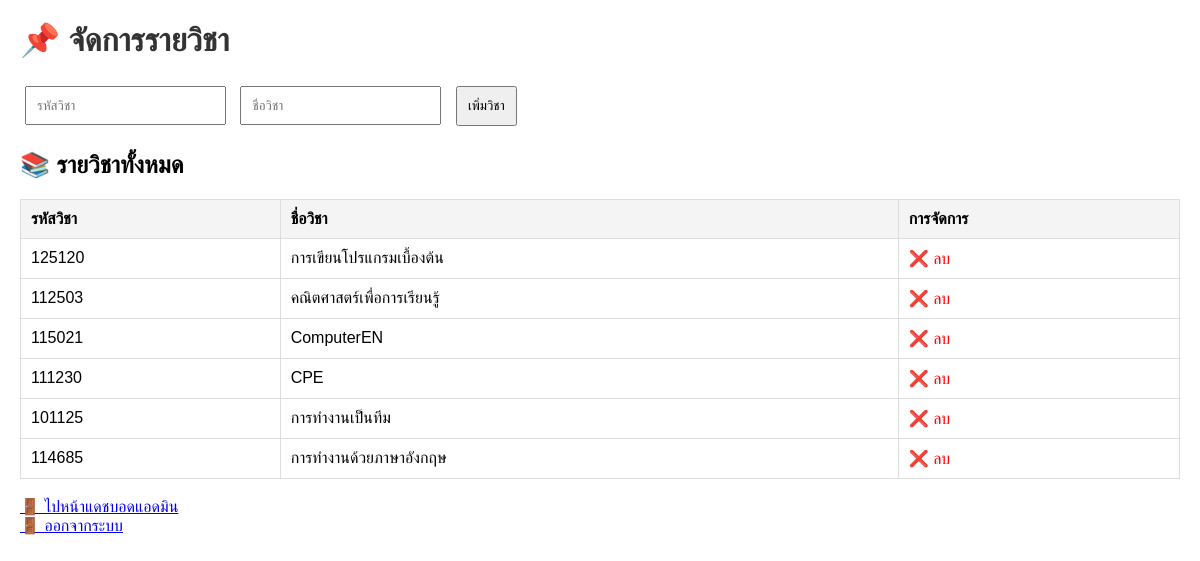
The app's page /admin_courses.php (signed in) with its own data.
### tables this page shows
CREATE TABLE `courses` (
  `course_id` int(11) NOT NULL,
  `course_name` varchar(100) NOT NULL,
  `course_code` varchar(10) NOT NULL,
  `max_students` int(11) NOT NULL,
  `created_at` timestamp NOT NULL DEFAULT current_timestamp()
);

### admin_courses.php (the view, shortened to what this page needs)
<?php
include 'config.php';
$sql = "SELECT * FROM courses";
$result = $conn->query($sql);
?>
<!DOCTYPE html>
<html lang="th">
<head>
</head>
<body>
    <h1>📌 จัดการรายวิชา</h1>
    <form method="post">
        <input type="text" name="course_code" placeholder="รหัสวิชา" required>
        <input type="text" name="course_name" placeholder="ชื่อวิชา" required>
        <button type="submit">เพิ่มวิชา</button>
    </form>
    <h2>📚 รายวิชาทั้งหมด</h2>
    <table>
        <tr>
            <th>รหัสวิชา</th>
            <th>ชื่อวิชา</th>
            <th>การจัดการ</th>
        </tr>
        <?php while ($row = $result->fetch_assoc()): ?>
        <tr>
            <td><?php echo htmlspecialchars($row['course_code']); ?></td>
            <td><?php echo htmlspecialchars($row['course_name']); ?></td>
            <td>
                <a class="delete-btn" href="admin.php?delete_id=<?php echo $row['course_id']; ?>" onclick="return confirm('คุณแน่ใจหรือไม่?')">❌ ลบ</a>
            </td>
        </tr>
        <?php endwhile; ?>
    </table>
    <br>
    <a href="admin_dashboard.php">🚪 ไปหน้าแดชบอดแอดมิน</a>
    <br>
    <a href="logout.php">🚪 ออกจากระบบ</a>
</body>
</html>

### admin_courses.php (style rules this page uses)
body { font-family: Arial, sans-serif; margin: 20px; }
h1 { color: #333; }
form { margin-bottom: 20px; }
input, button { padding: 10px; margin: 5px; }
table { width: 100%; border-collapse: collapse; margin-top: 10px; }
th, td { border: 1px solid #ddd; padding: 10px; text-align: left; }
th { background-color: #f4f4f4; }
.delete-btn { color: red; text-decoration: none; }

### records on screen
courses: course_code "125120", course_name "การเขียนโปรแกรมเบื้องต้น"
courses: course_code "112503", course_name "คณิตศาสตร์เพื่อการเรียนรู้"
courses: course_code "115021", course_name "ComputerEN"
courses: course_code "111230", course_name "CPE"
courses: course_code "101125", course_name "การทำงานเป็นทีม"
courses: course_code "114685", course_name "การทำงานด้วยภาษาอังกฤษ"
